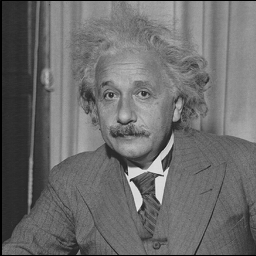
%> input picture utilities/2D/tztoolbox/functions/einstein.pgm, 256 x 256 px
$ octave --eval "result = tz_edgedist(imread('functions/einstein.pgm'));"   (GNU Octave 9; MATLAB toolbox functions it lacks are replaced by stand-ins)
%> lines starting %> are read from the running program, lines starting %| are printed output that depends on the picture; in (x1, y1, x2, y2) boxes, pixels count from 0 and x2, y2 are one past the last pixel; in counts of white or black regions, pixels touching at a corner belong together; the program's own positions count from 1
function img2=tz_edgedist(img)
%TZ_EDGEDIST Build a distance map for the edge of an image.
%   IMG2 = TZ_EDGEDIST(IMG) returns a distance map of the edge in IMG, of
%   which pixels with intensity 0 are taken as background.
%
%   See also

%   ??-???-???? Initial write TINGZ
%   31-OCT-2004 Modified TINGZ
%       - add comments
%   17-Sep-2005 Initial write T. Zhao
%   Copyright (c) Murphy Lab, Carnegie Mellon University

% Copyright (C) 2007  Murphy Lab
% Carnegie Mellon University
%
% This program is free software; you can redistribute it and/or modify
% it under the terms of the GNU General Public License as published
% by the Free Software Foundation; either version 2 of the License,
% or (at your option) any later version.
%
% This program is distributed in the hope that it will be useful, but
% WITHOUT ANY WARRANTY; without even the implied warranty of
% MERCHANTABILITY or FITNESS FOR A PARTICULAR PURPOSE.  See the GNU
% General Public License for more details.
%
% You should have received a copy of the GNU General Public License
% along with this program; if not, write to the Free Software
% Foundation, Inc., 51 Franklin Street, Fifth Floor, Boston, MA
% 02110-1301, USA.
%
% For additional information visit http://murphylab.web.cmu.edu or
% send email to murphy@cmu.edu

img2=img>0;
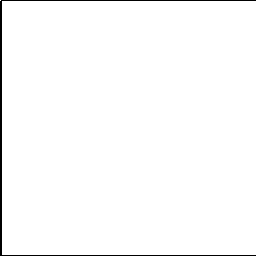
%> img2: size 256x256 logical; 98.4% white; 1 black region, box (x1, y1, x2, y2) and area: (0, 0, 256, 256) 1019
img2=bwperim(img2);
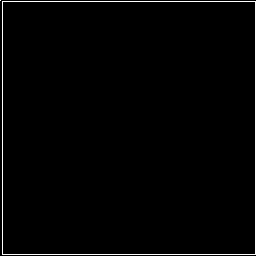
%> img2: size 256x256 logical; 1.5% white in thin lines or dots
img2=bwdist(img2);
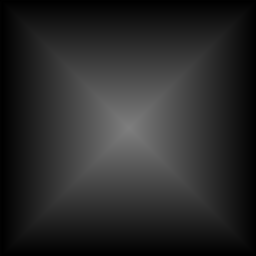
%> img2: size 256x256 single; min 0, max 126, mean 41.2

$ run again, on utilities/2D/tztoolbox/functions/reagan.pgm
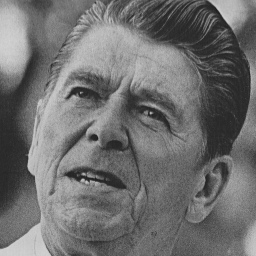
%> input picture utilities/2D/tztoolbox/functions/reagan.pgm, 256 x 256 px
%> in tz_edgedist, `img2=bwperim(img2);`:
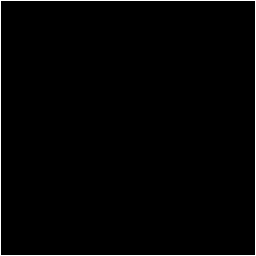
%> img2: size 256x256 logical; 1.6% white in thin lines or dots
